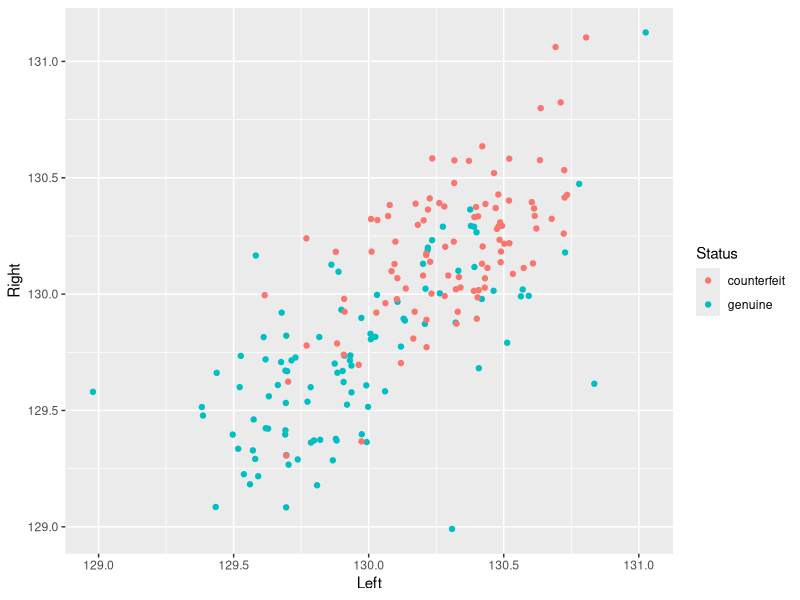
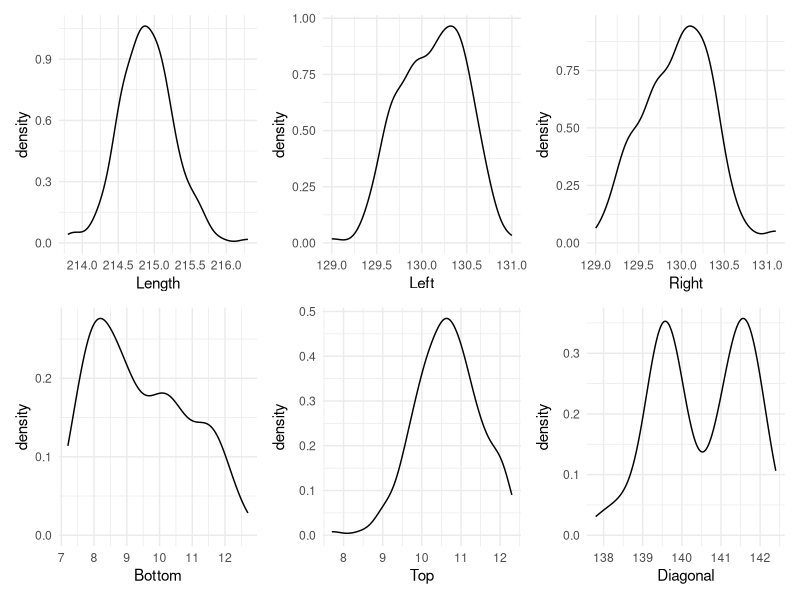
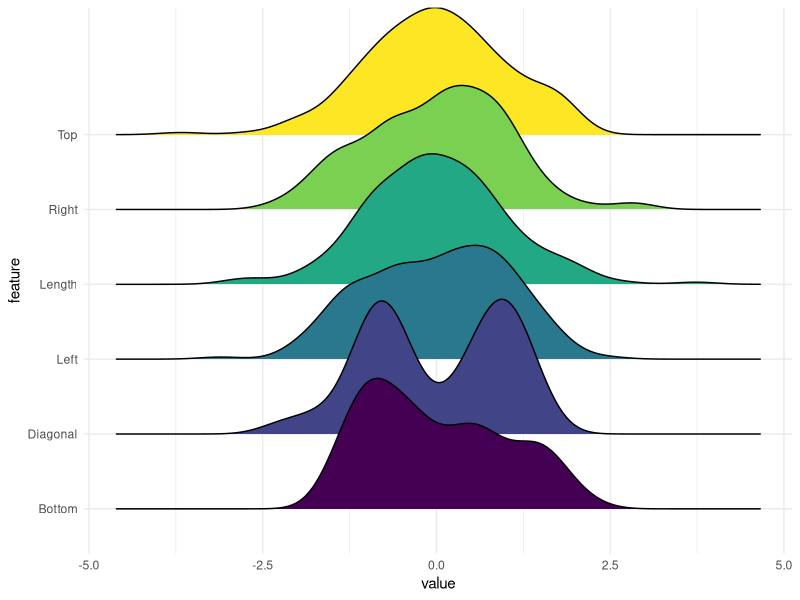
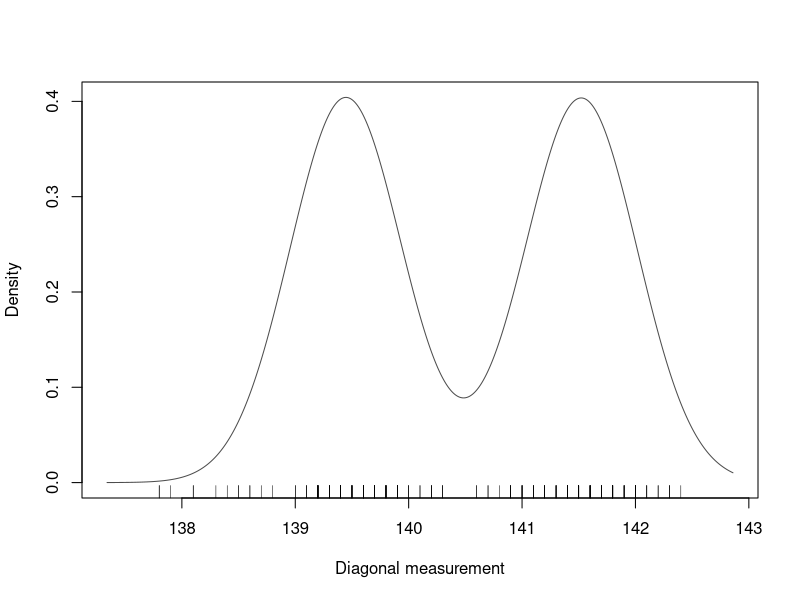
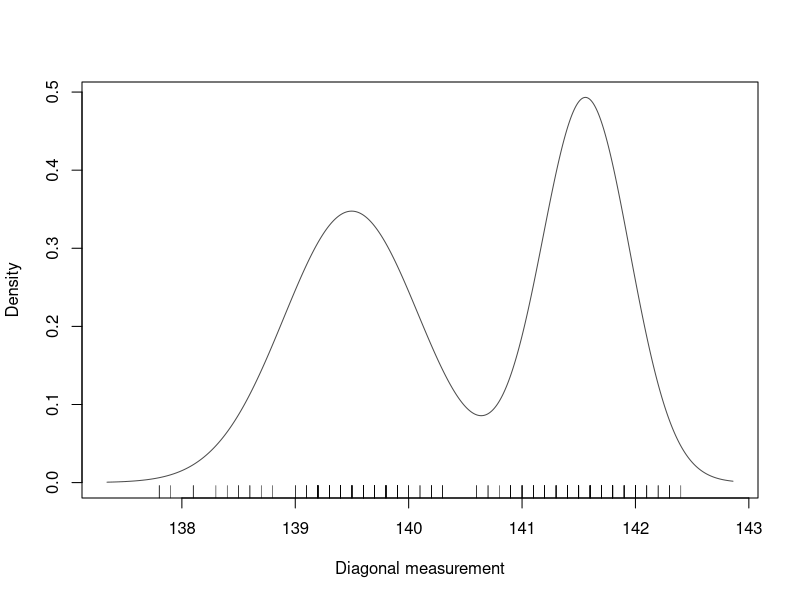
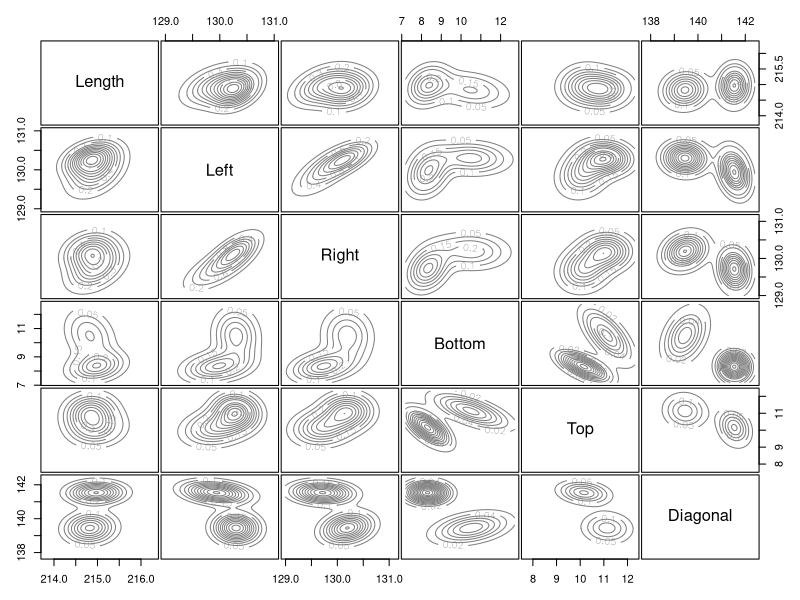
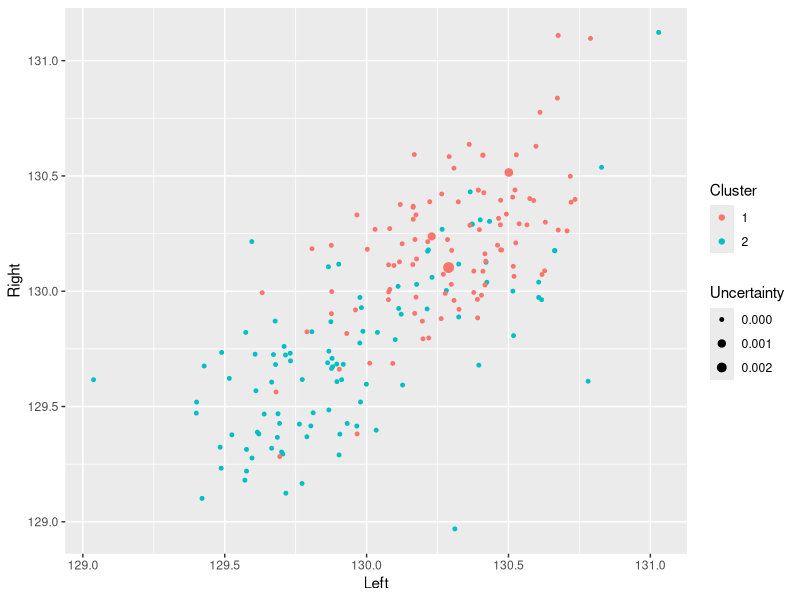

These charts were generated, in order, by the following R code:
## ---- chunk 1
#| label: packages
#| warning: false
#| message: false
library(mclust)
library(tidyverse)
library(patchwork)
## ---- chunk 2
#| label: data
df <- as_tibble(banknote)
## ---- chunk 3
#| label: q2
#| include: !expr params$answers
df |> 
  ggplot(aes(x = Left, y = Right, colour = Status)) +
  geom_point(position = position_jitter())

# the classes are not easy to distinguish: there is considerable overlap.
## ---- chunk 4
#| label: q3
#| include: !expr params$answers
df <- df |> select(-Status)
## ---- chunk 5
#| label: q4
#| include: !expr params$answers
# big patchwork of density plots
df |> ggplot(aes(x = Length))   + geom_density() + theme_minimal() +
df |> ggplot(aes(x = Left))     + geom_density() + theme_minimal() +
df |> ggplot(aes(x = Right))    + geom_density() + theme_minimal() +
df |> ggplot(aes(x = Bottom))   + geom_density() + theme_minimal() +
df |> ggplot(aes(x = Top))      + geom_density() + theme_minimal() +
df |> ggplot(aes(x = Diagonal)) + geom_density() + theme_minimal()
  
# the Diagonal feature looks good! Look at the two bumps in its density plot.

# Colourful alternative:
library(ggridges)
df |> 
  mutate(across(everything(), scale)) |> 
  pivot_longer(everything(), names_to = "feature", values_to = "value") |> 
  ggplot(aes(x = value, y = feature, fill = feature)) + 
  geom_density_ridges() +
  scale_fill_viridis_d(guide = "none") +
  theme_minimal()
## ---- chunk 6
#| label: q5
#| include: !expr params$answers
fit_E_2 <- Mclust(df$Diagonal, G = 2, modelNames = "E")
# means:
fit_E_2$parameters$mean
# variances:
fit_E_2$parameters$variance$sigmasq
## ---- chunk 7
#| label: q6
#| include: !expr params$answers
# This model has 4 parameters: 1 class probability pi, 2 means, and 1 variance
- 2 * fit_E_2$loglik + log(nrow(df)) * 4 
fit_E_2$bic

# note: the BIC from the Mclust package is (wrongly) multiplied by -1!
## ---- chunk 8
#| label: q7
#| include: !expr params$answers
# plot the density using base R plots
plot(fit_E_2, "density", xlab = "Diagonal measurement")
# add the observations using rug marks
rug(df$Diagonal)
## ---- chunk 9
#| label: q8
#| include: !expr params$answers
# Let's set the seed for reproducibility
fit_V_2 <- Mclust(df$Diagonal, G = 2, modelNames = "V")
fit_V_2$parameters$mean
fit_V_2$parameters$variance$sigmasq
plot(fit_V_2, "density", xlab = "Diagonal measurement")
rug(df$Diagonal)
# The left cluster has larger variance now, because the data is more spread out
## ---- chunk 10
#| label: q9
#| include: !expr params$answers
# 5 parameters:
# 1 class probability (pi)
# 2 means
# 2 variances
## ---- chunk 11
#| label: q10
#| include: !expr params$answers
-2*fit_E_2$loglik
-2*fit_V_2$loglik
# The V model fits better (lower deviance)
## ---- chunk 12
#| label: q11
#| include: !expr params$answers
# remember, the package shows negative BIC
-fit_E_2$bic
-fit_V_2$bic
# the V model fits better (lower BIC), but it's closer because of the extra parameter!
## ---- chunk 13
#| label: q12
#| include: !expr params$answers
fit <- Mclust(df)
summary(fit)
# The optimal model is a VVE model with 3 components
## ---- chunk 14
#| label: q13
#| include: !expr params$answers
fit$parameters$mean
# 3 clusters * 6 variables = 18 mean parameters
## ---- chunk 15
#| label: q14
#| include: !expr params$answers
VVV2 <- Mclust(df, 2, "VVV")
plot(VVV2, "density")
# Diagonal-top, and diagonal-bottom separate the classes very well!
## ---- chunk 16
#| label: q15
#| include: !expr params$answers
df |> 
  ggplot(aes(
    x      = Left, 
    y      = Right,
    colour = as_factor(VVV2$classification), 
    size   = VVV2$uncertainty 
  )) +
  geom_point(position = position_jitter()) +
  scale_size(range = c(1, 3)) +
  labs(colour = "Cluster", size = "Uncertainty")

# only 3 points are slightly uncertain, and they are not 
# around the border of the classes in these two dimensions. 
# Apparently, the other dimensions give enough information 
# about those points near the border!
